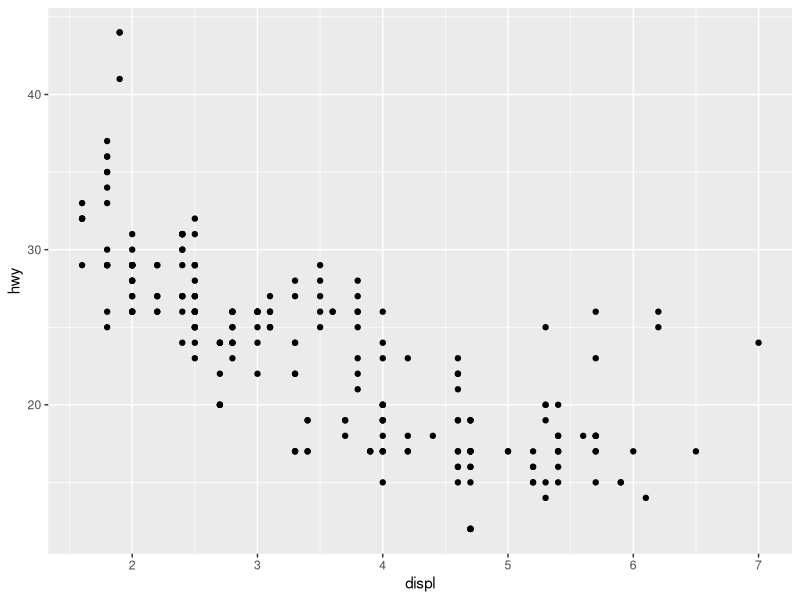
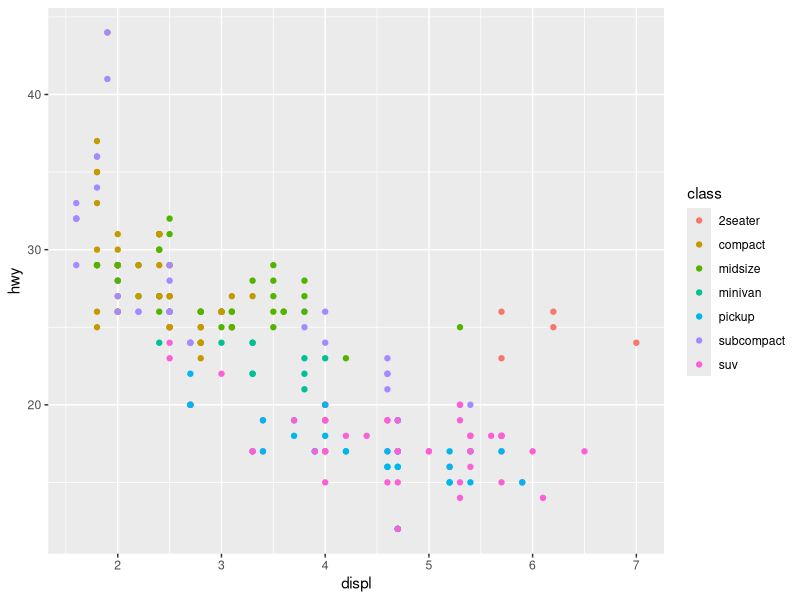
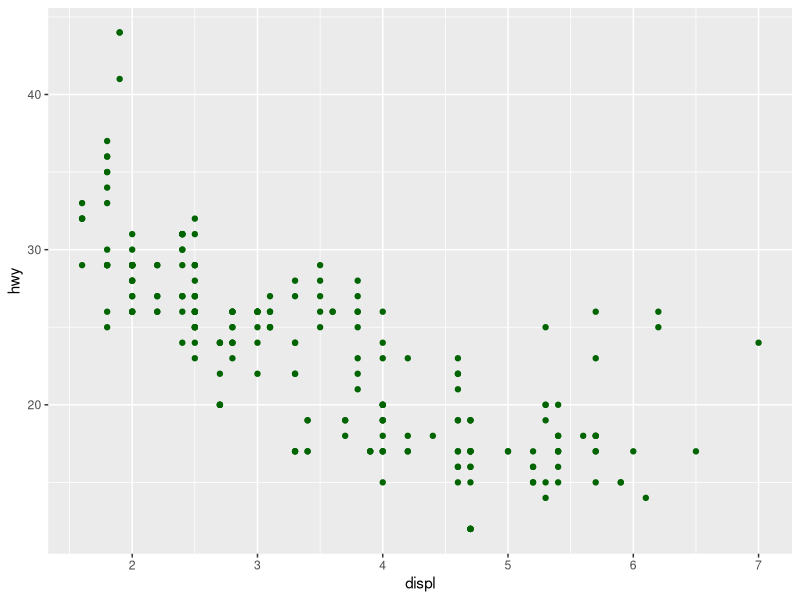
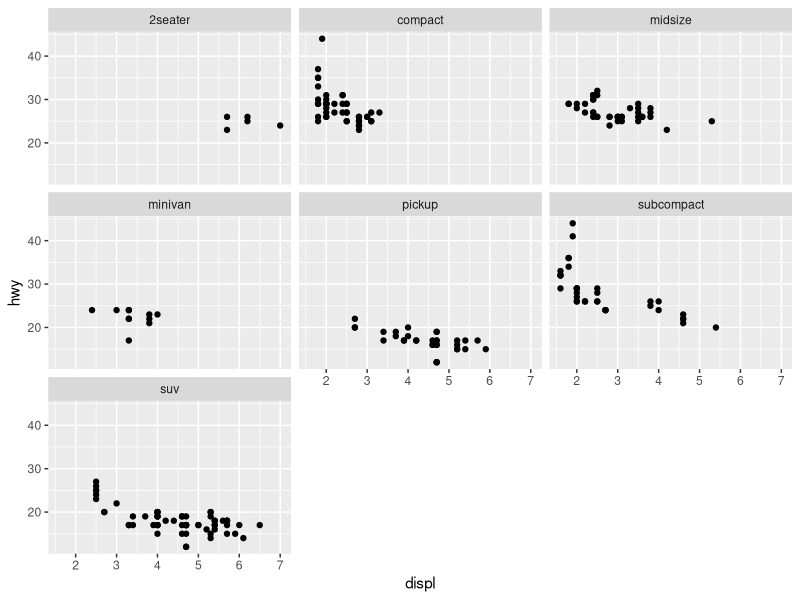
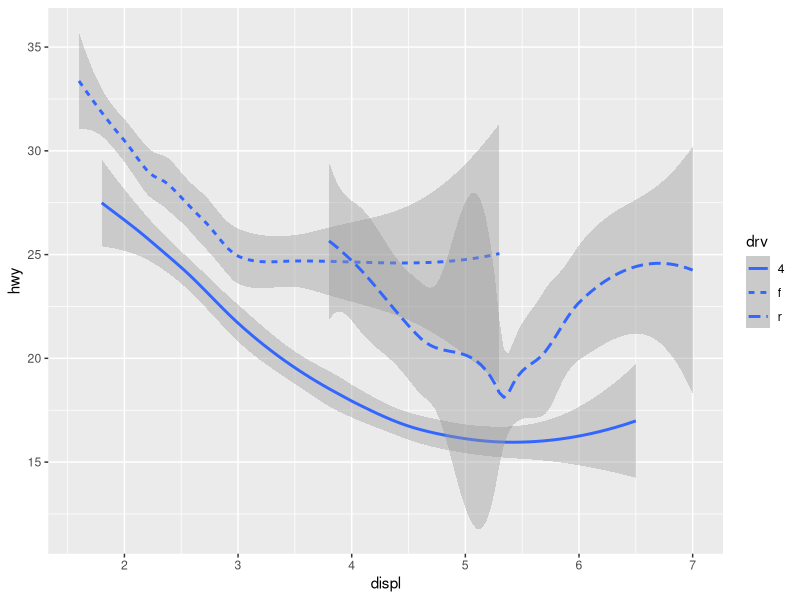
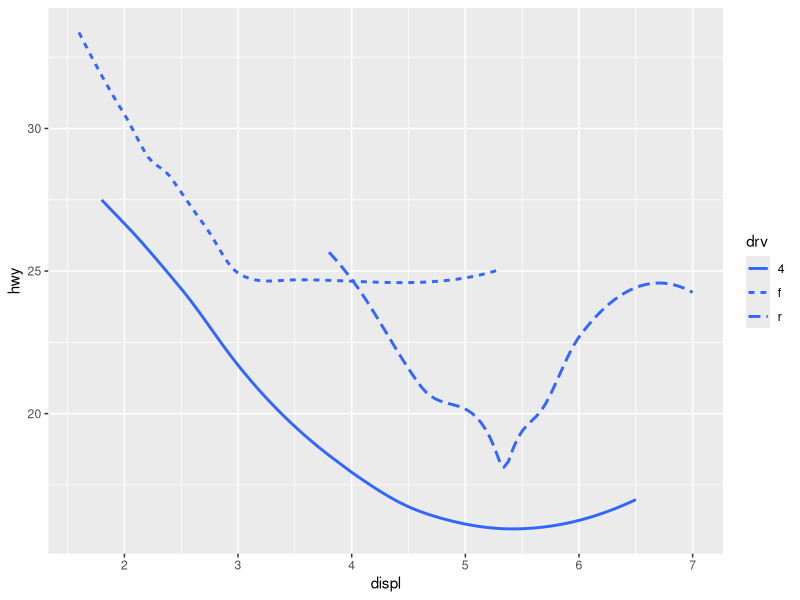
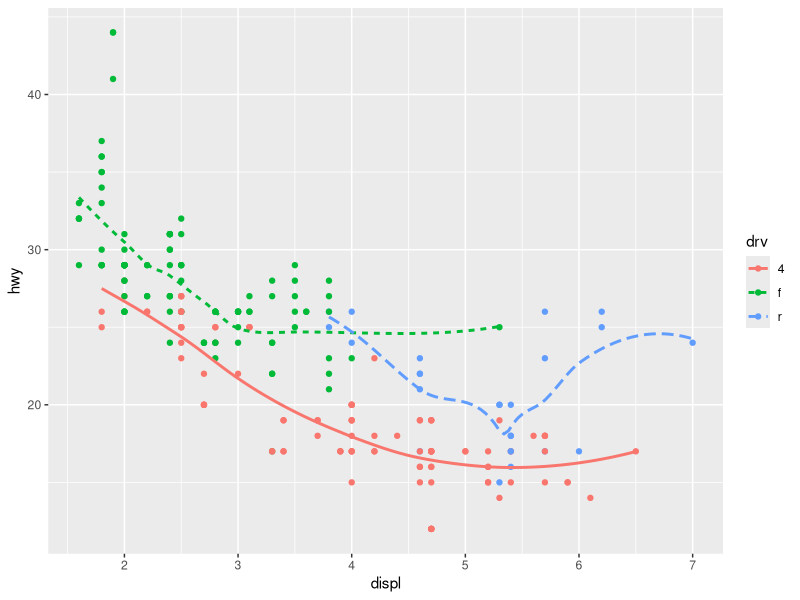
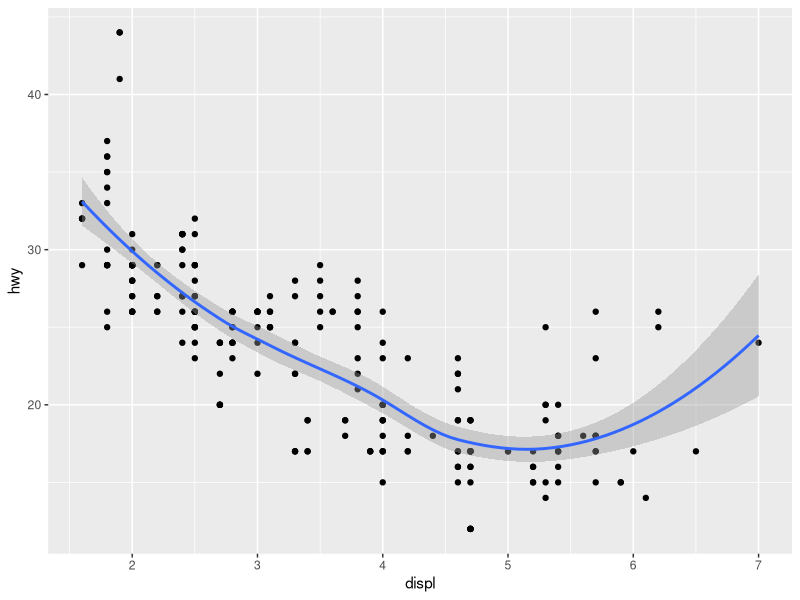

R code for these plots, in order:
## ---- chunk 1
knitr::opts_chunk$set(echo = TRUE)
## ---- chunk 2
library(tidyverse)
## ---- chunk 3
knitr::kable(
  mpg[1:3, ], 
  caption = "The mpg data set"
)
## ---- chunk 4
knitr::kable(
  economics[1:3, ], 
  caption = "The economics data set"
)
## ---- chunk 5
knitr::kable(
  diamonds[1:3, ], 
  caption = "The diamonds data set"
)
## ---- chunk 6
ggplot(data = mpg) +
  geom_point(mapping = aes(x = displ, y = hwy))
## ---- chunk 7
ggplot(data = mpg) + 
  geom_point(mapping = aes(x = displ, y = hwy, colour = class))
## ---- chunk 8
ggplot(data = mpg) + 
  geom_point(mapping = aes(x = displ, y = hwy), colour = "darkgreen")
## ---- chunk 9
ggplot(mpg, aes(displ, hwy)) +
  geom_point() +
  facet_wrap( ~ class)
## ---- chunk 10
ggplot(data = mpg) +
  geom_smooth(mapping = aes(x = displ, y = hwy, linetype = drv))
## ---- chunk 11
ggplot(data = mpg) + 
  geom_smooth(mapping = aes(x = displ, y = hwy, linetype = drv), se = FALSE)
## ---- chunk 12
ggplot(data = mpg, aes(x = displ, y = hwy, colour = drv)) + 
  geom_point() +
  geom_smooth(mapping = aes(linetype = drv), se = FALSE)
## ---- chunk 13
ggplot(data = mpg) + 
  geom_point(mapping = aes(x = displ, y = hwy)) +
  geom_smooth(mapping = aes(x = displ, y = hwy))
## ---- chunk 14
ggplot(data = mpg, mapping = aes(x = displ, y = hwy)) + 
  geom_point(mapping = aes(color = class)) + 
  geom_smooth()
## ---- chunk 15
ggplot(mpg, aes(drv, hwy)) + 
  geom_point()
## ---- chunk 16
ggplot(mpg, aes(drv, hwy)) + geom_jitter()
ggplot(mpg, aes(drv, hwy)) + geom_boxplot()
ggplot(mpg, aes(drv, hwy)) + geom_violin()
## ---- chunk 17
ggplot(mpg, aes(hwy)) + geom_histogram()
ggplot(mpg, aes(hwy)) + geom_freqpoly()
## ---- chunk 18
ggplot(mpg, aes(hwy)) + 
  geom_histogram(binwidth = 2.5)
ggplot(mpg, aes(hwy)) + 
  geom_histogram(binwidth = 1)
## ---- chunk 19
ggplot(diamonds, aes(cut)) + 
  geom_bar()
## ---- chunk 20
drugs <- tribble(
  ~drug, ~effect, 
#---- --|-----------
  "a",     4.2,
  "b",     9.7, 
  "c",     6.1
)
## ---- chunk 21
ggplot(drugs) +
  geom_col(aes(drug, effect))
## ---- chunk 22
ggplot(diamonds, aes(cut)) + 
  stat_count()
## ---- chunk 23
ggplot(drugs) +
  geom_bar(aes(drug, effect), stat = "identity")
## ---- chunk 24
ggplot(data = diamonds) + 
  geom_bar(mapping = aes(x = cut, y = stat(prop), group = 1))
## ---- chunk 25
ggplot(data = diamonds) + 
  stat_summary(mapping = aes(x = cut, y = depth),
               fun.min = min,
               fun.max = max,
               fun = median)
## ---- chunk 26
ggplot(economics, aes(x = date, y = uempmed)) + 
  geom_line() 
